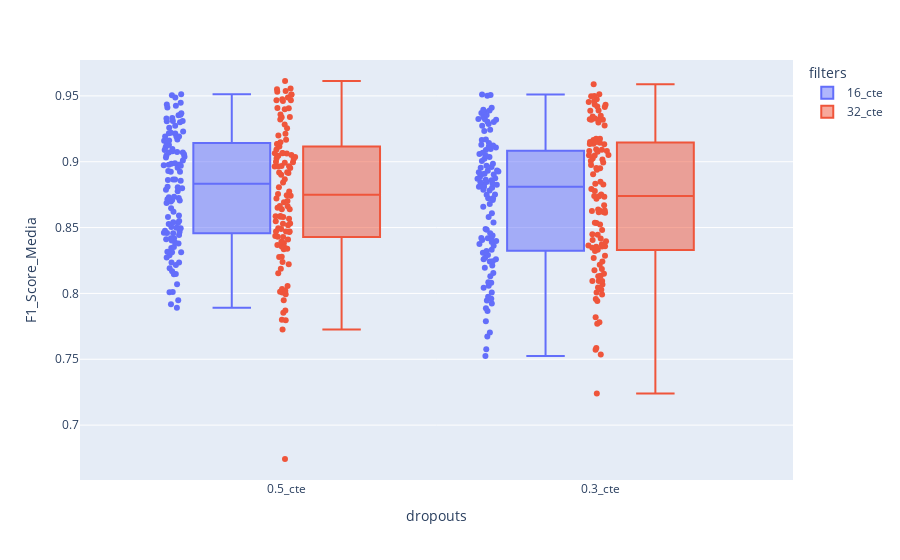

The cell this chart's notebook holds for it:
### Markdown cell above
# Test ANOVA (two-way) (filters and dropouts)

### Code cell
import plotly.express as px

fig = px.box(df, x="dropouts", y="F1_Score_Media", points="all", color='filters')
fig.show()

### Figure 1 — Plotly figure (JSON) as saved in the notebook; plotly's stock layout.template omitted (floating-point values rounded to 4 significant figures; data arrays with more than 128 entries replaced by an {"elided": "..."} marker saying what was removed)
{"data": [{"alignmentgroup": "True", "boxpoints": "all", "hovertemplate": "filters=16_cte<br>dropouts=%{x}<br>F1_Score_Media=%{y}<extra></extra>", "legendgroup": "16_cte", "marker": {"color": "#636efa"}, "name": "16_cte", "notched": false, "offsetgroup": "16_cte", "orientation": "v", "showlegend": true, "type": "box", "x": {"elided": "223 str values"}, "x0": " ", "xaxis": "x", "y": {"elided": "223 float values"}, "y0": " ", "yaxis": "y"}, {"alignmentgroup": "True", "boxpoints": "all", "hovertemplate": "filters=32_cte<br>dropouts=%{x}<br>F1_Score_Media=%{y}<extra></extra>", "legendgroup": "32_cte", "marker": {"color": "#EF553B"}, "name": "32_cte", "notched": false, "offsetgroup": "32_cte", "orientation": "v", "showlegend": true, "type": "box", "x": {"elided": "219 str values"}, "x0": " ", "xaxis": "x", "y": {"elided": "219 float values"}, "y0": " ", "yaxis": "y"}], "layout": {"boxmode": "group", "legend": {"title": {"text": "filters"}, "tracegroupgap": 0}, "margin": {"t": 60}, "xaxis": {"anchor": "y", "domain": [0, 1], "title": {"text": "dropouts"}}, "yaxis": {"anchor": "x", "domain": [0, 1], "title": {"text": "F1_Score_Media"}}}}
